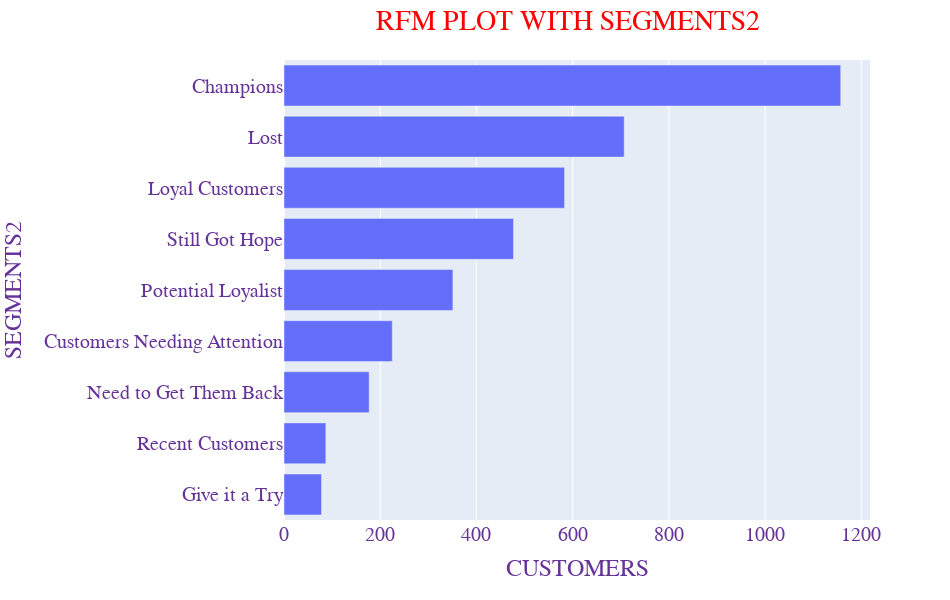

Notebook cell for this chart:
### Code cell
# PLOTLY

fig = px.bar(df_plot2, x = "Customers", y = "Segments", width=950, height=600)
fig.update_yaxes(categoryorder='total ascending')
fig.update_layout(title="RFM PLOT WITH SEGMENTS2", yaxis_title="SEGMENTS2", xaxis_title="CUSTOMERS", legend_title="Segments2", title_font_color="red", title_x=0.8,
                  font=dict(family="Courier New, monospace", size=20, color="RebeccaPurple")
                 )
fig.show()

### Figure 1 — Plotly figure (JSON) as saved in the notebook; plotly's stock layout.template omitted (floating-point values rounded to 4 significant figures)
{"data": [{"alignmentgroup": "True", "hovertemplate": "Customers=%{x}<br>Segments=%{y}<extra></extra>", "legendgroup": "", "marker": {"color": "#636efa", "pattern": {"shape": ""}}, "name": "", "offsetgroup": "", "orientation": "h", "showlegend": false, "textposition": "auto", "type": "bar", "x": [1157, 707, 583, 477, 351, 225, 177, 87, 78], "xaxis": "x", "y": ["Champions", "Lost", "Loyal Customers", "Still Got Hope", "Potential Loyalist", "Customers Needing Attention", "Need to Get Them Back", "Recent Customers", "Give it a Try"], "yaxis": "y"}], "layout": {"barmode": "relative", "font": {"color": "RebeccaPurple", "family": "Courier New, monospace", "size": 20}, "height": 600, "legend": {"title": {"text": "Segments2"}, "tracegroupgap": 0}, "margin": {"t": 60}, "title": {"font": {"color": "red"}, "text": "RFM PLOT WITH SEGMENTS2", "x": 0.8}, "width": 950, "xaxis": {"anchor": "y", "domain": [0, 1], "title": {"text": "CUSTOMERS"}}, "yaxis": {"anchor": "x", "categoryorder": "total ascending", "domain": [0, 1], "title": {"text": "SEGMENTS2"}}}}
